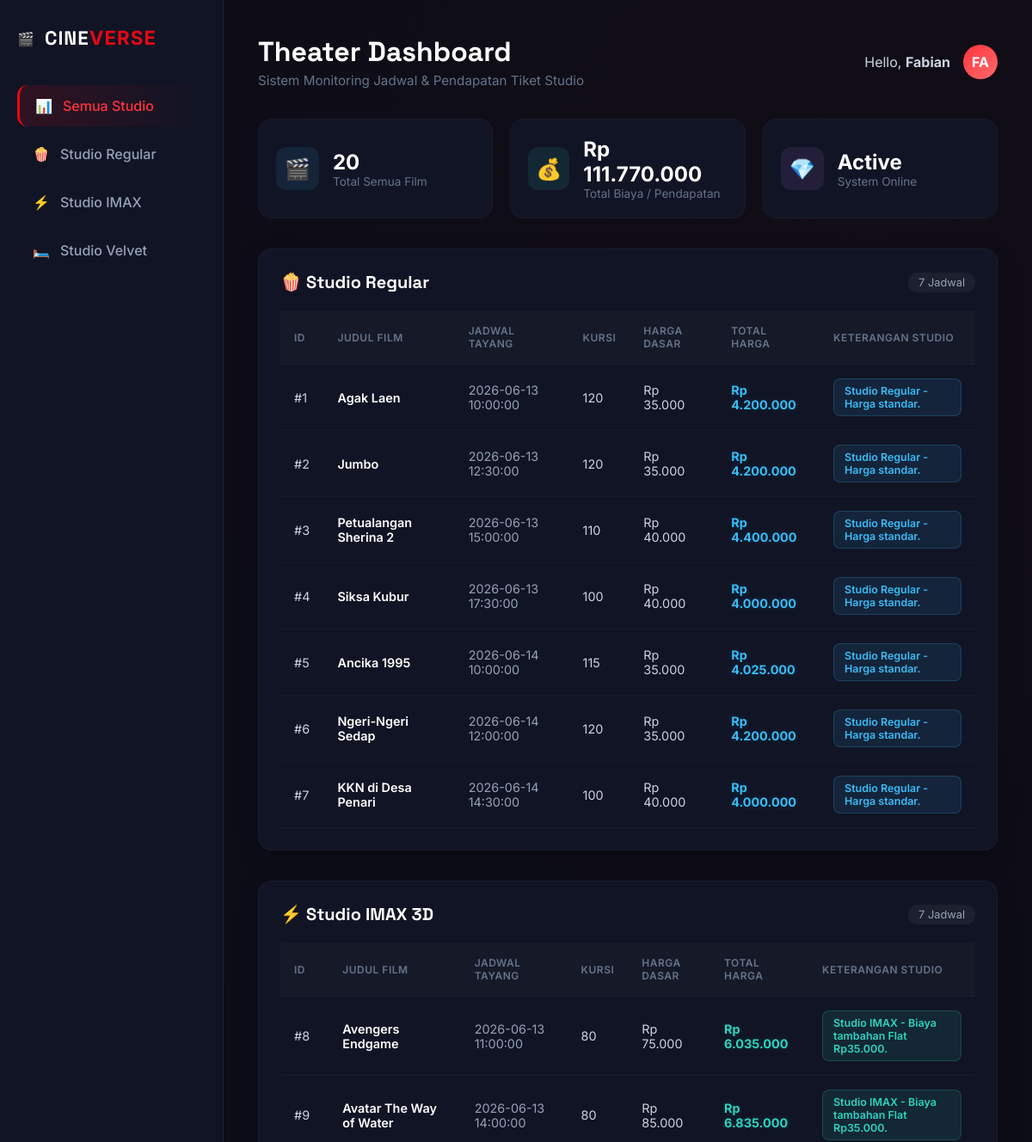
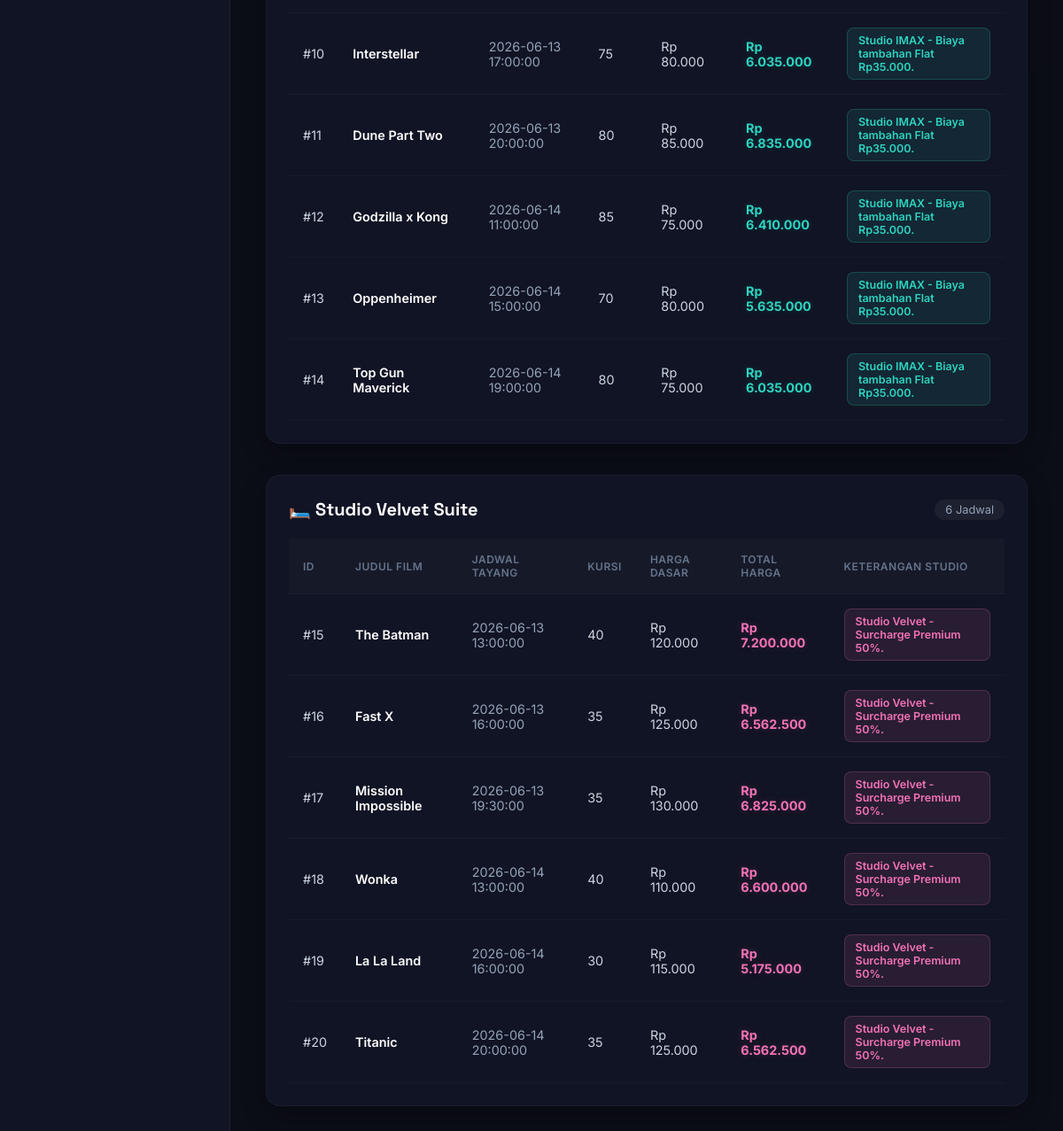
The page / on the database its author committed (2 pictures, top to bottom).
### tables this page shows
CREATE TABLE `tabel_tiket` (
  `id_tiket` int NOT NULL,
  `nama_film` varchar(100) NOT NULL,
  `jadwal_tayang` datetime NOT NULL,
  `jumlah_kursi` int NOT NULL,
  `harga_dasar_tiket` decimal(10,2) NOT NULL,
  `jenis_studio` enum('regular','imax','velvet') NOT NULL,
  `tipe_audio` varchar(50) DEFAULT NULL,
  `lokasi_baris` varchar(20) DEFAULT NULL,
  `kacamata_3d_id` varchar(50) DEFAULT NULL,
  `efek_gerak_fitur` varchar(100) DEFAULT NULL,
  `bantal_selimut_pack` varchar(100) DEFAULT NULL,
  `layanan_butler` varchar(100) DEFAULT NULL
);

### TiketRegular.php (called while the page is built, shortened)
<?php
require_once 'Tiket.php';
class TiketRegular extends Tiket {
    public function getDaftarRegular($db) {
        $stmt = $db->prepare("SELECT * FROM tabel_tiket WHERE jenis_studio='regular'");
        $stmt->execute();
        return $stmt->fetchAll(PDO::FETCH_ASSOC);
    }
    public function hitungTotalHarga() {
        return $this->jumlah_kursi * $this->hargaDasarTiket;
    }
    public function tampilkanInfoStudio() {
        return "Studio Regular - Harga standar.";
    }
}
?>

### TiketIMAX.php (called while the page is built, shortened)
<?php
require_once 'Tiket.php';
class TiketImax extends Tiket {
    public function getDaftarImax($db) {
        $stmt = $db->prepare("SELECT * FROM tabel_tiket WHERE jenis_studio='imax'");
        $stmt->execute();
        return $stmt->fetchAll(PDO::FETCH_ASSOC);
    }
    public function hitungTotalHarga() {
        return ($this->jumlah_kursi * $this->hargaDasarTiket) + 35000;
    }
    public function tampilkanInfoStudio() {
        return "Studio IMAX - Biaya tambahan Flat Rp35.000.";
    }
}
?>

### TiketVelvet.php (called while the page is built, shortened)
<?php
require_once 'Tiket.php';
class TiketVelvet extends Tiket {
    public function getDaftarVelvet($db) {
        $stmt = $db->prepare("SELECT * FROM tabel_tiket WHERE jenis_studio='velvet'");
        $stmt->execute();
        return $stmt->fetchAll(PDO::FETCH_ASSOC);
    }
    public function hitungTotalHarga() {
        return ($this->jumlah_kursi * $this->hargaDasarTiket) * 1.50;
    }
    public function tampilkanInfoStudio() {
        return "Studio Velvet - Surcharge Premium 50%.";
    }
}
?>

### tiket.php (called while the page is built, shortened)
<?php
abstract class Tiket {
    public function __construct($data) {
        $this->jumlah_kursi    = $data['jumlah_kursi'] ?? 0;
        $this->hargaDasarTiket = $data['harga_dasar_tiket'] ?? 0;
    }
}
?>

### index.php (the view, shortened to what this page needs)
<?php
$host = 'localhost';
$db_name = 'db_latihan_pbo_fabianadilarevianza';
$username = 'root';
$password = '';
try {
    $db = new PDO("mysql:host=$host;dbname=$db_name", $username, $password);
    $db->setAttribute(PDO::ATTR_ERRMODE, PDO::ERRMODE_EXCEPTION);
} catch (PDOException $e) {
    die("Koneksi gagal: " . $e->getMessage());
}
require_once 'Tiket.php';
require_once 'TiketRegular.php';
require_once 'TiketImax.php';
require_once 'TiketVelvet.php';
$tiketRegInstance = new TiketRegular([]);
$daftarRegular = $tiketRegInstance->getDaftarRegular($db);
$tiketImaxInstance = new TiketImax([]);
$daftarImax = $tiketImaxInstance->getDaftarImax($db);
$tiketVelvetInstance = new TiketVelvet([]);
$daftarVelvet = $tiketVelvetInstance->getDaftarVelvet($db);
$view = $_GET['view'] ?? 'all';
$currentFilmCount = 0;
$currentTotalPendapatan = 0;
if ($view == 'regular' || $view == 'all') {
    $currentFilmCount += count($daftarRegular);
    foreach ($daftarRegular as $row) {
        $t = new TiketRegular($row);
        $currentTotalPendapatan += $t->hitungTotalHarga();
    }
}
if ($view == 'imax' || $view == 'all') {
    $currentFilmCount += count($daftarImax);
    foreach ($daftarImax as $row) {
        $t = new TiketImax($row);
        $currentTotalPendapatan += $t->hitungTotalHarga();
    }
}
if ($view == 'velvet' || $view == 'all') {
    $currentFilmCount += count($daftarVelvet);
    foreach ($daftarVelvet as $row) {
        $t = new TiketVelvet($row);
        $currentTotalPendapatan += $t->hitungTotalHarga();
    }
}
?>
<!DOCTYPE html>
<html lang="id">
<head>
    <link rel="stylesheet" href="style.css">
</head>
<body>
    <div class="app-container">
        <aside class="sidebar">
            <div class="brand">
                <span class="logo-icon">🎬</span>
                <h2>CINE<span>VERSE</span></h2>
            </div>
            <nav class="menu">
                <a href="index.php?view=all" class="<?= $view == 'all' ? 'active' : '' ?>"><span class="icon">📊</span> Semua Studio</a>
                <a href="index.php?view=regular" class="<?= $view == 'regular' ? 'active' : '' ?>"><span class="icon">🍿</span> Studio Regular</a>
                <a href="index.php?view=imax" class="<?= $view == 'imax' ? 'active' : '' ?>"><span class="icon">⚡</span> Studio IMAX</a>
                <a href="index.php?view=velvet" class="<?= $view == 'velvet' ? 'active' : '' ?>"><span class="icon">🛏️</span> Studio Velvet</a>
            </nav>
        </aside>
        <main class="main-content">
            <header class="main-header">
                <div>
                    <h1>Theater Dashboard</h1>
                    <p class="subtitle">Sistem Monitoring Jadwal & Pendapatan Tiket Studio</p>
                </div>
                <div class="user-profile">
                    <span>Hello, <strong>Fabian</strong></span>
                    <div class="avatar">FA</div>
                </div>
            </header>
            <section class="stats-container">
                <div class="stat-card">
                    <div class="stat-icon icon-blue">🎬</div>
                    <div class="stat-info">
                        <h3><?= $currentFilmCount ?></h3>
                        <p><?= $view == 'all' ? 'Total Semua Film' : 'Film ' . ucfirst($view) . ' Aktif' ?></p>
                    </div>
                </div>
                <div class="stat-card">
                    <div class="stat-icon icon-green">💰</div>
                    <div class="stat-info">
                        <h3>Rp <?= number_format($currentTotalPendapatan, 0, ',', '.') ?></h3>
                        <p>Total Biaya / Pendapatan</p>
                    </div>
                </div>
                <div class="stat-card">
                    <div class="stat-icon icon-purple">💎</div>
                    <div class="stat-info">
                        <h3>Active</h3>
                        <p>System Online</p>
                    </div>
                </div>
            </section>
            <div class="tables-grid">
                <?php if ($view == 'all' || $view == 'regular'): ?>
                <section class="card-table tier-regular">
                    <div class="card-header">
                        <h2>🍿 Studio Regular</h2>
                        <span class="badge-count"><?= count($daftarRegular) ?> Jadwal</span>
                    </div>
                    <div class="table-responsive">
                        <table>
                            <thead>
                                <tr>
                                    <th>ID</th>
                                    <th>Judul Film</th>
                                    <th>Jadwal Tayang</th>
                                    <th>Kursi</th>
                                    <th>Harga Dasar</th>
                                    <th>Total Harga</th>
                                    <th>Keterangan Studio</th>
                                </tr>
                            </thead>
                            <tbody>
                                <?php foreach ($daftarRegular as $row):
                                    $tiket = new TiketRegular($row); ?>
                                    <tr>
                                        <td>#<?= $row['id_tiket'] ?? '-' ?></td>
                                        <td class="film-title"><?= $row['nama_film'] ?? '-' ?></td>
                                        <td class="text-glow"><?= $row['jadwal_tayang'] ?? '-' ?></td>
                                        <td><?= $row['jumlah_kursi'] ?? '-' ?></td>
                                        <td>Rp <?= number_format($row['harga_dasar_tiket'] ?? 0, 0, ',', '.') ?></td>
                                        <td class="price-tag text-regular">Rp <?= number_format($tiket->hitungTotalHarga(), 0, ',', '.') ?></td>
                                        <td><span class="badge badge-regular"><?= $tiket->tampilkanInfoStudio() ?></span></td>
                                    </tr>
                                <?php endforeach; ?>
                            </tbody>
                        </table>
                    </div>
                </section>
                <?php endif; ?>
                <?php if ($view == 'all' || $view == 'imax'): ?>
                <section class="card-table tier-imax">
                    <div class="card-header">
                        <h2>⚡ Studio IMAX 3D</h2>
                        <span class="badge-count"><?= count($daftarImax) ?> Jadwal</span>
                    </div>
                    <div class="table-responsive">
                        <table>
                            <thead>
                                <tr>
                                    <th>ID</th>
                                    <th>Judul Film</th>
                                    <th>Jadwal Tayang</th>
                                    <th>Kursi</th>
                                    <th>Harga Dasar</th>
                                    <th>Total Harga</th>
                                    <th>Keterangan Studio</th>
                                </tr>
                            </thead>
                            <tbody>
                                <?php foreach ($daftarImax as $row):
                                    $tiket = new TiketImax($row); ?>
                                    <tr>
                                        <td>#<?= $row['id_tiket'] ?? '-' ?></td>
                                        <td class="film-title"><?= $row['nama_film'] ?? '-' ?></td>
                                        <td class="text-glow"><?= $row['jadwal_tayang'] ?? '-' ?></td>
                                        <td><?= $row['jumlah_kursi'] ?? '-' ?></td>
                                        <td>Rp <?= number_format($row['harga_dasar_tiket'] ?? 0, 0, ',', '.') ?></td>
                                        <td class="price-tag text-imax">Rp <?= number_format($tiket->hitungTotalHarga(), 0, ',', '.') ?></td>
                                        <td><span class="badge badge-imax"><?= $tiket->tampilkanInfoStudio() ?></span></td>
                                    </tr>
                                <?php endforeach; ?>
                            </tbody>
                        </table>
                    </div>
                </section>
                <?php endif; ?>
                <?php if ($view == 'all' || $view == 'velvet'): ?>
                <section class="card-table tier-velvet">
                    <div class="card-header">
                        <h2>🛏️ Studio Velvet Suite</h2>
                        <span class="badge-count"><?= count($daftarVelvet) ?> Jadwal</span>
                    </div>
                    <div class="table-responsive">
                        <table>
                            <thead>
                                <tr>
                                    <th>ID</th>
                                    <th>Judul Film</th>
                                    <th>Jadwal Tayang</th>
                                    <th>Kursi</th>
                                    <th>Harga Dasar</th>
                                    <th>Total Harga</th>
                                    <th>Keterangan Studio</th>
                                </tr>
                            </thead>
                            <tbody>
                                <?php foreach ($daftarVelvet as $row):
                                    $tiket = new TiketVelvet($row); ?>
                                    <tr>
                                        <td>#<?= $row['id_tiket'] ?? '-' ?></td>
                                        <td class="film-title"><?= $row['nama_film'] ?? '-' ?></td>
                                        <td class="text-glow"><?= $row['jadwal_tayang'] ?? '-' ?></td>
                                        <td><?= $row['jumlah_kursi'] ?? '-' ?></td>
                                        <td>Rp <?= number_format($row['harga_dasar_tiket'] ?? 0, 0, ',', '.') ?></td>
                                        <td class="price-tag text-velvet">Rp <?= number_format($tiket->hitungTotalHarga(), 0, ',', '.') ?></td>
                                        <td><span class="badge badge-velvet"><?= $tiket->tampilkanInfoStudio() ?></span></td>
                                    </tr>
                                <?php endforeach; ?>
                            </tbody>
                        </table>
                    </div>
                </section>
                <?php endif; ?>
            </div>
        </main>
    </div>
</body>
</html>

### rows shown on the page
tabel_tiket: id_tiket "1", nama_film "Agak Laen", jadwal_tayang "2026-06-13 10:00:00", jumlah_kursi "120", harga_dasar_tiket "35.000", $tiket->hitungTotalHarga() "4.200.000", tampilkanInfoStudio "Studio Regular - Harga standar."
tabel_tiket: id_tiket "2", nama_film "Jumbo", jadwal_tayang "2026-06-13 12:30:00", jumlah_kursi "120", harga_dasar_tiket "35.000", $tiket->hitungTotalHarga() "4.200.000", tampilkanInfoStudio "Studio Regular - Harga standar."
tabel_tiket: id_tiket "3", nama_film "Petualangan Sherina 2", jadwal_tayang "2026-06-13 15:00:00", jumlah_kursi "110", harga_dasar_tiket "40.000", $tiket->hitungTotalHarga() "4.400.000", tampilkanInfoStudio "Studio Regular - Harga standar."
tabel_tiket: id_tiket "4", nama_film "Siksa Kubur", jadwal_tayang "2026-06-13 17:30:00", jumlah_kursi "100", harga_dasar_tiket "40.000", $tiket->hitungTotalHarga() "4.000.000", tampilkanInfoStudio "Studio Regular - Harga standar."
tabel_tiket: id_tiket "5", nama_film "Ancika 1995", jadwal_tayang "2026-06-14 10:00:00", jumlah_kursi "115", harga_dasar_tiket "35.000", $tiket->hitungTotalHarga() "4.025.000", tampilkanInfoStudio "Studio Regular - Harga standar."
tabel_tiket: id_tiket "6", nama_film "Ngeri-Ngeri Sedap", jadwal_tayang "2026-06-14 12:00:00", jumlah_kursi "120", harga_dasar_tiket "35.000", $tiket->hitungTotalHarga() "4.200.000", tampilkanInfoStudio "Studio Regular - Harga standar."
tabel_tiket: id_tiket "7", nama_film "KKN di Desa Penari", jadwal_tayang "2026-06-14 14:30:00", jumlah_kursi "100", harga_dasar_tiket "40.000", $tiket->hitungTotalHarga() "4.000.000", tampilkanInfoStudio "Studio Regular - Harga standar."
tabel_tiket: id_tiket "8", nama_film "Avengers Endgame", jadwal_tayang "2026-06-13 11:00:00", jumlah_kursi "80", harga_dasar_tiket "75.000", $tiket->hitungTotalHarga() "6.035.000", tampilkanInfoStudio "Studio IMAX - Biaya tambahan Flat Rp35.000."
tabel_tiket: id_tiket "9", nama_film "Avatar The Way of Water", jadwal_tayang "2026-06-13 14:00:00", jumlah_kursi "80", harga_dasar_tiket "85.000", $tiket->hitungTotalHarga() "6.835.000", tampilkanInfoStudio "Studio IMAX - Biaya tambahan Flat Rp35.000."
tabel_tiket: id_tiket "10", nama_film "Interstellar", jadwal_tayang "2026-06-13 17:00:00", jumlah_kursi "75", harga_dasar_tiket "80.000", $tiket->hitungTotalHarga() "6.035.000", tampilkanInfoStudio "Studio IMAX - Biaya tambahan Flat Rp35.000."
tabel_tiket: id_tiket "11", nama_film "Dune Part Two", jadwal_tayang "2026-06-13 20:00:00", jumlah_kursi "80", harga_dasar_tiket "85.000", $tiket->hitungTotalHarga() "6.835.000", tampilkanInfoStudio "Studio IMAX - Biaya tambahan Flat Rp35.000."
tabel_tiket: id_tiket "12", nama_film "Godzilla x Kong", jadwal_tayang "2026-06-14 11:00:00", jumlah_kursi "85", harga_dasar_tiket "75.000", $tiket->hitungTotalHarga() "6.410.000", tampilkanInfoStudio "Studio IMAX - Biaya tambahan Flat Rp35.000."
tabel_tiket: id_tiket "13", nama_film "Oppenheimer", jadwal_tayang "2026-06-14 15:00:00", jumlah_kursi "70", harga_dasar_tiket "80.000", $tiket->hitungTotalHarga() "5.635.000", tampilkanInfoStudio "Studio IMAX - Biaya tambahan Flat Rp35.000."
tabel_tiket: id_tiket "14", nama_film "Top Gun Maverick", jadwal_tayang "2026-06-14 19:00:00", jumlah_kursi "80", harga_dasar_tiket "75.000", $tiket->hitungTotalHarga() "6.035.000", tampilkanInfoStudio "Studio IMAX - Biaya tambahan Flat Rp35.000."
tabel_tiket: id_tiket "15", nama_film "The Batman", jadwal_tayang "2026-06-13 13:00:00", jumlah_kursi "40", harga_dasar_tiket "120.000", $tiket->hitungTotalHarga() "7.200.000", tampilkanInfoStudio "Studio Velvet - Surcharge Premium 50%."
tabel_tiket: id_tiket "16", nama_film "Fast X", jadwal_tayang "2026-06-13 16:00:00", jumlah_kursi "35", harga_dasar_tiket "125.000", $tiket->hitungTotalHarga() "6.562.500", tampilkanInfoStudio "Studio Velvet - Surcharge Premium 50%."
tabel_tiket: id_tiket "17", nama_film "Mission Impossible", jadwal_tayang "2026-06-13 19:30:00", jumlah_kursi "35", harga_dasar_tiket "130.000", $tiket->hitungTotalHarga() "6.825.000", tampilkanInfoStudio "Studio Velvet - Surcharge Premium 50%."
tabel_tiket: id_tiket "18", nama_film "Wonka", jadwal_tayang "2026-06-14 13:00:00", jumlah_kursi "40", harga_dasar_tiket "110.000", $tiket->hitungTotalHarga() "6.600.000", tampilkanInfoStudio "Studio Velvet - Surcharge Premium 50%."
tabel_tiket: id_tiket "19", nama_film "La La Land", jadwal_tayang "2026-06-14 16:00:00", jumlah_kursi "30", harga_dasar_tiket "115.000", $tiket->hitungTotalHarga() "5.175.000", tampilkanInfoStudio "Studio Velvet - Surcharge Premium 50%."
tabel_tiket: id_tiket "20", nama_film "Titanic", jadwal_tayang "2026-06-14 20:00:00", jumlah_kursi "35", harga_dasar_tiket "125.000", $tiket->hitungTotalHarga() "6.562.500", tampilkanInfoStudio "Studio Velvet - Surcharge Premium 50%."

### other values the page prints
$currentFilmCount "20"
$currentTotalPendapatan "111.770.000"
count($daftarRegular) "7"
count($daftarImax) "7"
count($daftarVelvet) "6"
